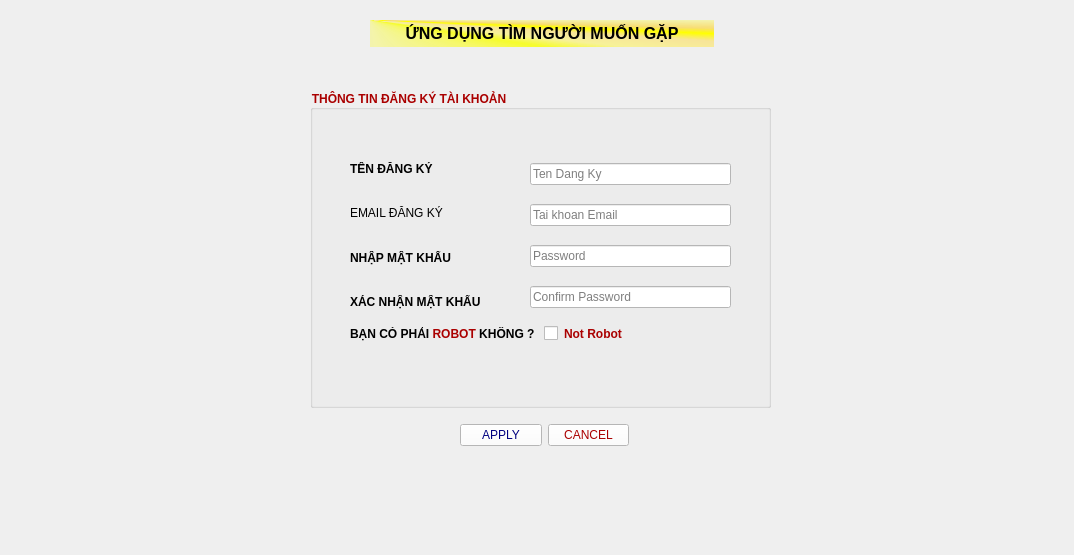
<?xml version="1.0" encoding="UTF-8"?>
<ui version="4.0">
 <class>Sign_Up_Page</class>
 <widget class="QMainWindow" name="Sign_Up_Page">
  <property name="geometry">
   <rect>
    <x>0</x>
    <y>0</y>
    <width>1074</width>
    <height>555</height>
   </rect>
  </property>
  <property name="windowTitle">
   <string>MainWindow</string>
  </property>
  <widget class="QWidget" name="centralwidget">
   <widget class="QGroupBox" name="info_account">
    <property name="geometry">
     <rect>
      <x>310</x>
      <y>90</y>
      <width>461</width>
      <height>318</height>
     </rect>
    </property>
    <property name="font">
     <font>
      <family>Segoe UI</family>
      <pointsize>9</pointsize>
      <italic>false</italic>
      <bold>true</bold>
     </font>
    </property>
    <property name="styleSheet">
     <string notr="true">color: rgb(170, 0, 0);
border-color: rgb(255, 255, 127);
font: 700 9pt &quot;Segoe UI&quot;;</string>
    </property>
    <property name="title">
     <string>THÔNG TIN ĐĂNG KÝ TÀI KHOẢN</string>
    </property>
    <widget class="QWidget" name="verticalLayoutWidget">
     <property name="geometry">
      <rect>
       <x>40</x>
       <y>60</y>
       <width>181</width>
       <height>171</height>
      </rect>
     </property>
     <layout class="QVBoxLayout" name="verticalLayout">
      <item>
       <widget class="QLabel" name="label">
        <property name="font">
         <font>
          <family>Segoe UI</family>
          <pointsize>9</pointsize>
          <italic>false</italic>
          <bold>true</bold>
         </font>
        </property>
        <property name="styleSheet">
         <string notr="true">color: rgb(0, 0, 0);
font: 700 9pt &quot;Segoe UI&quot;;</string>
        </property>
        <property name="text">
         <string>&lt;html&gt;&lt;head/&gt;&lt;body&gt;&lt;p&gt;&lt;span style=&quot; font-weight:700;&quot;&gt;TÊN ĐĂNG KÝ&lt;/span&gt;&lt;/p&gt;&lt;/body&gt;&lt;/html&gt;</string>
        </property>
       </widget>
      </item>
      <item>
       <widget class="QLabel" name="label_2">
        <property name="styleSheet">
         <string notr="true">color: rgb(0, 0, 0);</string>
        </property>
        <property name="text">
         <string>&lt;html&gt;&lt;head/&gt;&lt;body&gt;&lt;p&gt;EMAIL ĐĂNG KÝ&lt;/p&gt;&lt;/body&gt;&lt;/html&gt;</string>
        </property>
       </widget>
      </item>
      <item>
       <widget class="QLabel" name="label_4">
        <property name="font">
         <font>
          <family>Segoe UI</family>
          <pointsize>9</pointsize>
          <italic>false</italic>
          <bold>true</bold>
         </font>
        </property>
        <property name="styleSheet">
         <string notr="true">color: rgb(0, 0, 0);</string>
        </property>
        <property name="text">
         <string>&lt;html&gt;&lt;head/&gt;&lt;body&gt;&lt;p&gt;&lt;span style=&quot; font-weight:700;&quot;&gt;NHẬP MẬT KHẨU&lt;/span&gt;&lt;/p&gt;&lt;/body&gt;&lt;/html&gt;</string>
        </property>
       </widget>
      </item>
      <item>
       <widget class="QLabel" name="label_5">
        <property name="font">
         <font>
          <family>Segoe UI</family>
          <pointsize>9</pointsize>
          <italic>false</italic>
          <bold>true</bold>
         </font>
        </property>
        <property name="styleSheet">
         <string notr="true">color: rgb(0, 0, 0);</string>
        </property>
        <property name="text">
         <string>&lt;html&gt;&lt;head/&gt;&lt;body&gt;&lt;p&gt;&lt;span style=&quot; font-weight:700;&quot;&gt;XÁC NHẬN MẬT KHẨU&lt;/span&gt;&lt;/p&gt;&lt;/body&gt;&lt;/html&gt;</string>
        </property>
       </widget>
      </item>
     </layout>
    </widget>
    <widget class="QWidget" name="verticalLayoutWidget_2">
     <property name="geometry">
      <rect>
       <x>220</x>
       <y>60</y>
       <width>201</width>
       <height>171</height>
      </rect>
     </property>
     <layout class="QVBoxLayout" name="verticalLayout_2">
      <item>
       <widget class="QLineEdit" name="account_name">
        <property name="styleSheet">
         <string notr="true">color: rgb(0, 0, 0);
background-color: rgb(255, 255, 255);
font: 9pt &quot;Segoe UI&quot;;</string>
        </property>
        <property name="placeholderText">
         <string>Ten Dang Ky</string>
        </property>
       </widget>
      </item>
      <item>
       <widget class="QLineEdit" name="account_email">
        <property name="styleSheet">
         <string notr="true">color: rgb(0, 0, 0);
background-color: rgb(255, 255, 255);
font: 9pt &quot;Segoe UI&quot;;</string>
        </property>
        <property name="placeholderText">
         <string>Tai khoan Email</string>
        </property>
       </widget>
      </item>
      <item>
       <widget class="QLineEdit" name="account_password">
        <property name="styleSheet">
         <string notr="true">color: rgb(0, 0, 0);
background-color: rgb(255, 255, 255);
font: 9pt &quot;Segoe UI&quot;;</string>
        </property>
        <property name="placeholderText">
         <string>Password</string>
        </property>
       </widget>
      </item>
      <item>
       <widget class="QLineEdit" name="confirm_password">
        <property name="styleSheet">
         <string notr="true">color: rgb(0, 0, 0);
background-color: rgb(255, 255, 255);
font: 9pt &quot;Segoe UI&quot;;</string>
        </property>
        <property name="echoMode">
         <enum>QLineEdit::Password</enum>
        </property>
        <property name="placeholderText">
         <string>Confirm Password</string>
        </property>
       </widget>
      </item>
     </layout>
    </widget>
    <widget class="QWidget" name="horizontalLayoutWidget">
     <property name="geometry">
      <rect>
       <x>40</x>
       <y>230</y>
       <width>381</width>
       <height>28</height>
      </rect>
     </property>
     <layout class="QHBoxLayout" name="horizontalLayout">
      <item>
       <widget class="QLabel" name="label_6">
        <property name="font">
         <font>
          <family>Segoe UI</family>
          <pointsize>9</pointsize>
          <italic>false</italic>
          <bold>true</bold>
         </font>
        </property>
        <property name="styleSheet">
         <string notr="true">color: rgb(0, 0, 0);
font: 700 9pt &quot;Segoe UI&quot;;</string>
        </property>
        <property name="text">
         <string>&lt;html&gt;&lt;head/&gt;&lt;body&gt;&lt;p&gt;BẠN CÓ PHẢI &lt;span style=&quot; color:#aa0000;&quot;&gt;ROBOT&lt;/span&gt; KHÔNG ?&lt;/p&gt;&lt;/body&gt;&lt;/html&gt;</string>
        </property>
       </widget>
      </item>
      <item>
       <widget class="QCheckBox" name="check_robot">
        <property name="font">
         <font>
          <family>Segoe UI</family>
          <pointsize>9</pointsize>
          <italic>false</italic>
          <bold>true</bold>
         </font>
        </property>
        <property name="styleSheet">
         <string notr="true">color: rgb(170, 0, 0);
font: 700 9pt &quot;Segoe UI&quot;;</string>
        </property>
        <property name="text">
         <string>Not Robot</string>
        </property>
       </widget>
      </item>
     </layout>
    </widget>
   </widget>
   <widget class="QLabel" name="title_label">
    <property name="geometry">
     <rect>
      <x>370</x>
      <y>20</y>
      <width>344</width>
      <height>27</height>
     </rect>
    </property>
    <property name="font">
     <font>
      <pointsize>12</pointsize>
      <bold>true</bold>
     </font>
    </property>
    <property name="mouseTracking">
     <bool>true</bool>
    </property>
    <property name="styleSheet">
     <string notr="true">background-color: qconicalgradient(cx:0, cy:0, angle:135, stop:0 rgba(255, 255, 0, 69), stop:0.375 rgba(255, 255, 0, 69), stop:0.423533 rgba(251, 255, 0, 145), stop:0.45 rgba(247, 255, 0, 208), stop:0.477581 rgba(255, 244, 71, 130), stop:0.518717 rgba(255, 218, 71, 130), stop:0.55 rgba(255, 255, 0, 255), stop:0.57754 rgba(255, 203, 0, 130), stop:0.625 rgba(255, 255, 0, 69), stop:1 rgba(255, 255, 0, 69));
color: rgb(0, 0, 0);</string>
    </property>
    <property name="text">
     <string>&lt;html&gt;&lt;head/&gt;&lt;body&gt;&lt;p align=&quot;center&quot;&gt;ỨNG DỤNG TÌM NGƯỜI MUỐN GẶP&lt;/p&gt;&lt;/body&gt;&lt;/html&gt;</string>
    </property>
   </widget>
   <widget class="QWidget" name="horizontalLayoutWidget_2">
    <property name="geometry">
     <rect>
      <x>460</x>
      <y>420</y>
      <width>169</width>
      <height>31</height>
     </rect>
    </property>
    <layout class="QHBoxLayout" name="horizontalLayout_4">
     <item>
      <widget class="QPushButton" name="apply_button">
       <property name="styleSheet">
        <string notr="true">color: rgb(0, 0, 127);
background-color: rgb(255, 255, 255);
font: 700 9pt &quot;Segoe UI&quot;;</string>
       </property>
       <property name="text">
        <string>APPLY</string>
       </property>
      </widget>
     </item>
     <item>
      <widget class="QPushButton" name="cancel_button">
       <property name="styleSheet">
        <string notr="true">color: rgb(170, 0, 0);
background-color: rgb(255, 255, 255);
font: 700 9pt &quot;Segoe UI&quot;;</string>
       </property>
       <property name="text">
        <string>CANCEL</string>
       </property>
      </widget>
     </item>
    </layout>
   </widget>
  </widget>
  <widget class="QMenuBar" name="menubar">
   <property name="geometry">
    <rect>
     <x>0</x>
     <y>0</y>
     <width>1074</width>
     <height>25</height>
    </rect>
   </property>
  </widget>
 </widget>
 <resources/>
 <connections/>
</ui>
